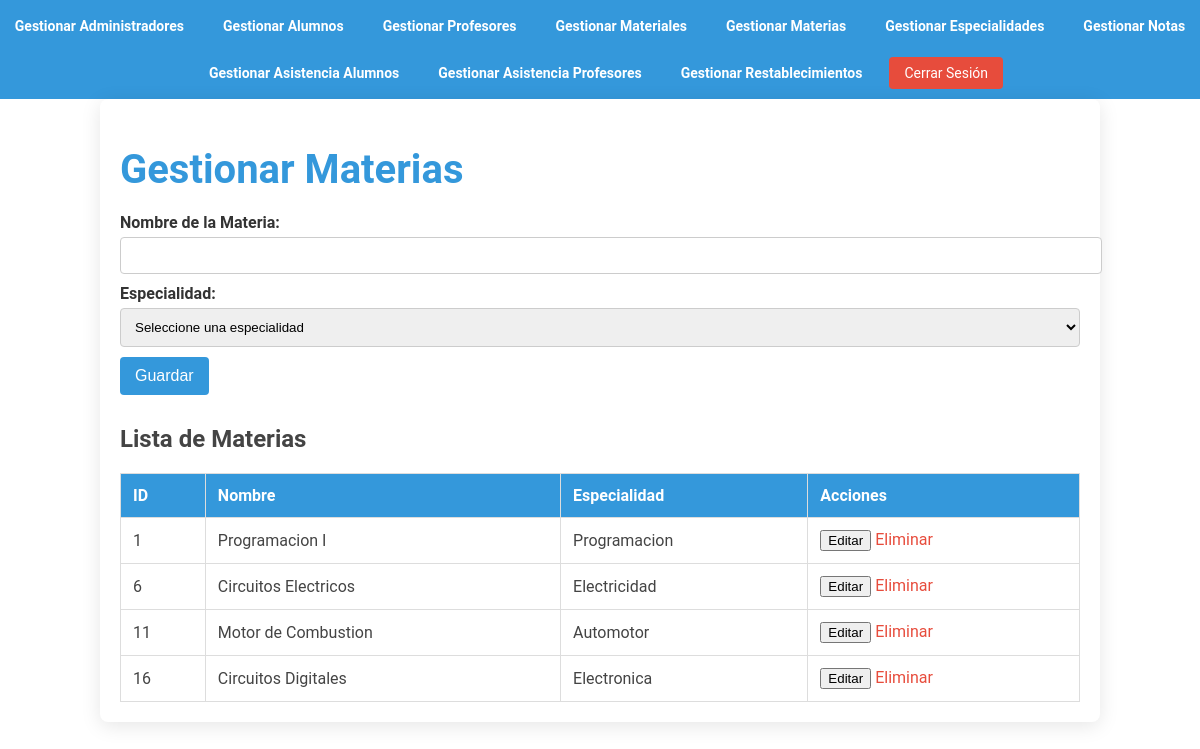
The app's page /manage_materias.php (signed in) with its own data.
### tables this page shows
CREATE TABLE `materias` (
  `id` int(11) NOT NULL,
  `nombre` varchar(100) NOT NULL,
  `especialidad_id` int(11) DEFAULT NULL
);

CREATE TABLE `especialidades` (
  `id` int(11) NOT NULL,
  `nombre` varchar(100) NOT NULL
);

### manage_materias.php (the view, shortened to what this page needs)
<?php
include 'config.php';
$sql = "
    SELECT
        materias.*,
        especialidades.nombre AS especialidad_nombre
    FROM
        materias
    LEFT JOIN
        especialidades ON materias.especialidad_id = especialidades.id
";
$materias_result = $conn->query($sql);
?>
<!DOCTYPE html>
<html lang="es">
<head>
    <link rel="stylesheet" href="css/gestion_materias.css">
</head>
<body>
    <header>
        <nav>
        <a href="manage_users.php">Gestionar Administradores</a>
            <a href="manage_alumnos.php">Gestionar Alumnos</a>
            <a href="manage_profesores.php">Gestionar Profesores</a>
            <a href="manage_materiales.php">Gestionar Materiales</a>
            <a href="manage_materias.php">Gestionar Materias</a>
            <a href="manage_especialidades.php">Gestionar Especialidades</a>
            <a href="manage_notas.php">Gestionar Notas</a>
            <a href="manage_asistencia_alumnos.php">Gestionar Asistencia Alumnos</a>
            <a href="manage_asistencia_profesores.php">Gestionar Asistencia Profesores</a>
            <a href="manage_password_resets.php">Gestionar Restablecimientos</a>
            <a href="logout.php" class="btn">Cerrar Sesión</a>
        </nav>
    </header>
    <div class="container">
        <h1>Gestionar Materias</h1>
        <form action="manage_materias.php" method="post">
            <label>Nombre de la Materia:</label>
            <input type="text" name="nombre" id="nombre" required>
            <label>Especialidad:</label>
            <select name="especialidad_id" id="especialidad_id" required>
                <option value="">Seleccione una especialidad</option>
            </select>
            <button type="submit">Guardar</button>
        </form>
        <h2>Lista de Materias</h2>
        <table>
            <thead>
                <tr>
                    <th>ID</th>
                    <th>Nombre</th>
                    <th>Especialidad</th>
                    <th>Acciones</th>
                </tr>
            </thead>
            <tbody>
                <?php while ($row = $materias_result->fetch_assoc()): ?>
                <tr>
                    <td><?php echo $row['id']; ?></td>
                    <td><?php echo htmlspecialchars($row['nombre']); ?></td>
                    <td><?php echo htmlspecialchars($row['especialidad_nombre']); ?></td>
                    <td>
                        <button onclick="editMateria(<?php echo htmlspecialchars(json_encode($row)); ?>)">Editar</button>
                        <a href="manage_materias.php?delete_id=<?php echo $row['id']; ?>" onclick="return confirm('¿Estás seguro de que deseas eliminar esta materia?');">Eliminar</a>
                    </td>
                </tr>
                <?php endwhile; ?>
            </tbody>
        </table>
    </div>
</body>
</html>

### css/gestion_materias.css (style rules this page uses)
body { font-family: 'Roboto', sans-serif; background-color: #ffffff; color: #444; margin: 0; padding: 0; }
.container { width: 80%; margin: 0 auto; padding: 20px; background-color: #fff; border-radius: 8px; box-shadow: 0 4px 20px rgba(0, 0, 0, 0.1); }
h1 { color: #3498db; font-size: 2.5em; margin-bottom: 20px; }
form { margin-bottom: 30px; }
form label { display: block; margin-top: 10px; font-weight: bold; color: #333; }
form input[type="text"], form input[type="password"], form input[type="email"], form input[type="number"], form input[type="date"], form select { width: 100%; padding: 10px; margin-top: 5px; border: 1px solid #ccc; border-radius: 4px; }
form button { background-color: #3498db; color: white; border: none; padding: 10px 15px; margin-top: 10px; border-radius: 4px; cursor: pointer; font-size: 1em; transition: background-color 0.3s; }
table { width: 100%; border-collapse: collapse; margin-top: 20px; }
table, th, td { border: 1px solid #ddd; }
th, td { padding: 12px; text-align: left; }
th { background-color: #3498db; color: white; }
td a { text-decoration: none; color: #3498db; }
td a:last-child { color: #e74c3c; }
header { background-color: #3498db; padding: 10px 0; }
nav { display: flex; justify-content: center; align-items: center; gap: 15px; flex-wrap: wrap; }
nav a { color: #ffffff; text-decoration: none; font-size: 14px; font-weight: bold; padding: 8px 12px; border-radius: 4px; transition: background-color 0.3s, color 0.3s; }
nav a.btn { background-color: #e74c3c; color: #fff; padding: 8px 15px; border: none; font-weight: normal; }

### records on screen
materias: id "1", nombre "Programacion I", especialidad.nombre "Programacion"
materias: id "6", nombre "Circuitos Electricos", especialidad.nombre "Electricidad"
materias: id "11", nombre "Motor de Combustion", especialidad.nombre "Automotor"
materias: id "16", nombre "Circuitos Digitales", especialidad.nombre "Electronica"
